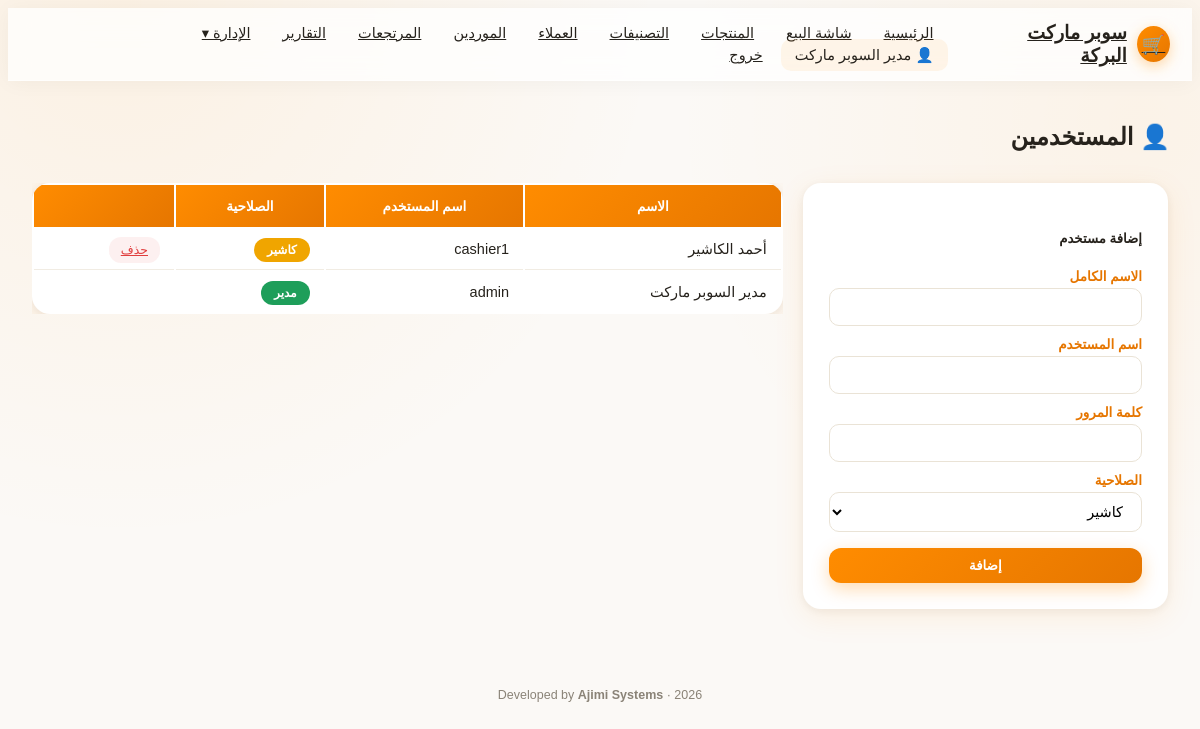
The app's page /users/list.php (signed in) with its own data.
### tables this page shows
CREATE TABLE IF NOT EXISTS users (
    id INT AUTO_INCREMENT PRIMARY KEY,
    username VARCHAR(50) NOT NULL UNIQUE,
    password VARCHAR(255) NOT NULL,
    full_name VARCHAR(100) NOT NULL,
    role ENUM('admin','cashier') DEFAULT 'cashier',
    active TINYINT(1) DEFAULT 1,
    created_at TIMESTAMP DEFAULT CURRENT_TIMESTAMP
);

### users/list.php (the view, shortened to what this page needs)
<?php
require_once __DIR__ . '/../includes/functions.php';
$users = $pdo->query("SELECT * FROM users WHERE active = 1 ORDER BY full_name")->fetchAll();
require_once __DIR__ . '/../includes/header.php';
?>
<h2 class="mb-4">👤 المستخدمين</h2>
<div class="row g-4">
    <div class="col-md-4">
        <div class="form-glass">
            <h5>إضافة مستخدم</h5>
            <form method="POST">
                <label class="form-label">الاسم الكامل</label>
                <input type="text" name="full_name" class="form-control" required>
                <label class="form-label mt-2">اسم المستخدم</label>
                <input type="text" name="username" class="form-control" required>
                <label class="form-label mt-2">كلمة المرور</label>
                <input type="password" name="password" class="form-control" required>
                <label class="form-label mt-2">الصلاحية</label>
                <select name="role" class="form-select">
                    <option value="cashier">كاشير</option>
                </select>
                <button type="submit" class="btn btn-orange w-100 mt-3">إضافة</button>
            </form>
        </div>
    </div>
    <div class="col-md-8">
        <div class="table-responsive">
            <table class="table-glass">
                <thead><tr><th>الاسم</th><th>اسم المستخدم</th><th>الصلاحية</th><th></th></tr></thead>
                <tbody>
                    <?php foreach ($users as $u): ?>
                        <tr>
                            <td><?php echo htmlspecialchars($u['full_name']); ?></td>
                            <td><?php echo htmlspecialchars($u['username']); ?></td>
                            <td><span class="badge-pill <?php echo $u['role']==='admin'?'badge-ok':'badge-warning'; ?>"><?php echo $u['role']==='admin'?'مدير':'كاشير'; ?></span></td>
                            <td>
                                <?php if ($u['id'] != $_SESSION['user_id']): ?>
                                    <a href="list.php?delete=<?php echo $u['id']; ?>" class="btn btn-soft-danger btn-sm" onclick="return confirm('حذف هذا المستخدم؟')">حذف</a>
                                <?php endif; ?>
                            </td>
                        </tr>
                    <?php endforeach; ?>
                </tbody>
            </table>
        </div>
    </div>
</div>
<?php require_once __DIR__ . '/../includes/footer.php'; ?>

### assets/css/style.css (style rules this page uses)
:root { --orange: #FF8C00; --orange-dark: #E67600; --orange-light: #FFB347; --ink: #26221C; --muted: #8A8377; --bg: #FBF9F6; --glass-bg: rgba(255, 255, 255, 0.65); --glass-border: rgba(255, 255, 255, 0.5); --danger: #E03E3E; --success: #1E9E5A; --warning: #F0A500; --radius-lg: 18px; --radius-md: 12px; --shadow-soft: 0 8px 30px rgba(255, 140, 0, 0.10), 0 2px 8px rgba(38,34,28,0.06); }
* { box-sizing: border-box; }
body { background: radial-gradient(circle at 10% 0%, rgba(255,140,0,0.08), transparent 40%), radial-gradient(circle at 95% 15%, rgba(255,140,0,0.06), transparent 35%), var(--bg); color: var(--ink); font-family: 'Tajawal', 'Tahoma', sans-serif; min-height: 100vh; }
h1,h2,h3,h4,h5 { font-family: 'Almarai', 'Tajawal', sans-serif; color: var(--ink); }
.btn-orange { background: linear-gradient(135deg, var(--orange), var(--orange-dark)); color: #fff; border: none; border-radius: var(--radius-md); padding: 10px 22px; font-weight: 700; font-family: 'Tajawal', sans-serif; box-shadow: 0 6px 18px rgba(255,140,0,0.30); transition: transform .12s ease, box-shadow .12s ease; }
.btn-soft-danger { background: rgba(224,62,62,0.08); color: var(--danger); border: none; border-radius: var(--radius-md); }
.table-glass { background: #fff; border-radius: var(--radius-lg); overflow: hidden; box-shadow: var(--shadow-soft); width: 100%; }
.table-glass thead th { background: linear-gradient(135deg, var(--orange), var(--orange-dark)); color: #fff; font-family: 'Almarai', sans-serif; font-weight: 700; border: none; padding: 13px 14px; font-size: 13.5px; }
.table-glass tbody td { padding: 12px 14px; vertical-align: middle; border-bottom: 1px solid #F1ECE3; font-size: 14.5px; }
.table-glass tbody tr:last-child td { border-bottom: none; }
.badge-pill { padding: 5px 13px; border-radius: 20px; font-size: 12px; font-weight: 700; color: #fff; }
.badge-ok { background: var(--success); }
.badge-warning { background: var(--warning); }
.form-glass { background: #fff; border-radius: var(--radius-lg); padding: 26px; box-shadow: var(--shadow-soft); }
.form-glass label { font-weight: 700; font-size: 13.5px; color: var(--orange-dark); margin-top: 10px; }
.form-glass .form-control, .form-glass .form-select { border-radius: 10px; border: 1px solid #EAE3D6; padding: 10px 14px; font-family: 'Tajawal', sans-serif; }
.row { display: flex; flex-wrap: wrap; margin-left: -8px; margin-right: -8px; }
.row > [class*="col-"] { padding-left: 8px; padding-right: 8px; margin-bottom: 12px; }
.g-4 > [class*="col-"] { padding: 10px; }
.col-md-2, .col-md-3, .col-md-4, .col-md-6, .col-md-8, .col-md-12, .col-lg-3, .col-lg-4, .col-lg-8 { flex: 0 0 100%; max-width: 100%; }
@media (min-width: 768px) { .col-md-4 { flex: 0 0 33.3333%; max-width: 33.3333%; } }
@media (min-width: 768px) { .col-md-8 { flex: 0 0 66.6667%; max-width: 66.6667%; } }
.w-100 { width: 100%; }
.mb-4 { margin-bottom:22px }
.mt-2 { margin-top:10px }
.mt-3 { margin-top:16px }
.btn-sm { padding: 6px 12px; font-size: 12.5px; }
.form-label { display: block; font-weight: 700; font-size: 13.5px; color: var(--orange-dark); margin-top: 10px; margin-bottom: 4px; }
.form-control, .form-select { width: 100%; padding: 10px 14px; border-radius: 10px; border: 1px solid #EAE3D6; font-family: 'Tajawal', 'Segoe UI', Tahoma, Arial, sans-serif; font-size: 14.5px; background: #fff; }
table { width: 100%; }
.table-responsive { overflow-x: auto; }

### records on screen
users: full_name "أحمد الكاشير", username "cashier1", role "كاشير"
users: full_name "مدير السوبر ماركت", username "admin", role "مدير"

### other values on screen
$storeName "سوبر ماركت البركة"
$_SESSION['full_name'] "مدير السوبر ماركت"
